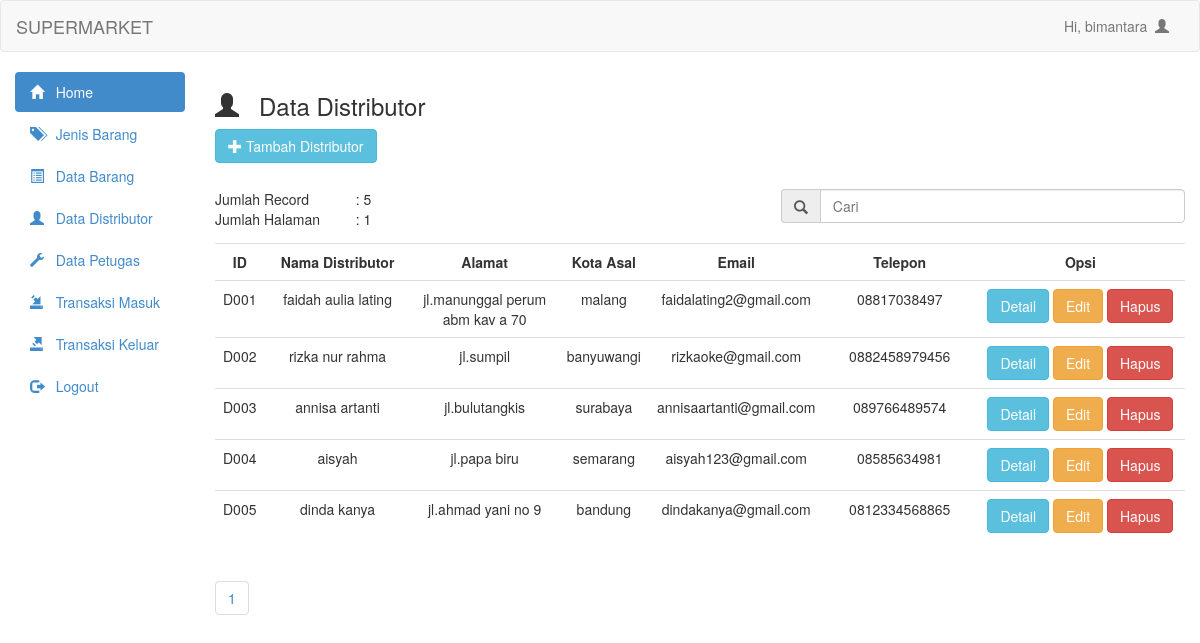
Page /admin/distributor_data.php (signed in) on the committed database.
### tables this page shows
CREATE TABLE `tbldistributor` (
  `id_distributor` varchar(10) NOT NULL,
  `nama_distributor` varchar(100) NOT NULL,
  `alamat` text NOT NULL,
  `kota_asal` varchar(100) NOT NULL,
  `email` varchar(100) NOT NULL,
  `telepon` varchar(15) NOT NULL
);

### admin/distributor_data.php (the view, shortened to what this page needs)
<?php
    include "header.php";
    $distributor = mysqli_query($connect, "SELECT * from tbldistributor order by id_distributor asc");
?>
<!DOCTYPE html>
<html lang="en">
<head>
</head>
<body>
    <h3><span class="glyphicon glyphicon-user"></span> &nbsp Data Distributor</h3>
    <button style="margin-bottom:20px" data-toggle="modal" data-target="#myModal" class="btn btn-info col-md-2"><span class="glyphicon glyphicon-plus"></span> Tambah Distributor</button>
    <br/>
    <br/>
    <br/>
    <?php
        $per_hal = 5;
        $jumlah_record = mysqli_query($connect, "SELECT COUNT(*) from tbldistributor");
        $jum = mysqli_fetch_array($jumlah_record, MYSQLI_NUM);
        $halaman = ceil($jum[0] / $per_hal);
        $page = (isset($_GET['page'])) ? (int) $_GET['page'] : 1;
        $start = ($page - 1) * $per_hal;
    ?>
    <table class="col-md-2">
            <tr>
                <td>Jumlah Record</td>
                <td><?php echo ": ".$jum[0]; ?></td>
            </tr>
            <tr>
                <td>Jumlah Halaman</td>
                <td><?php echo ": ".$halaman; ?></td>
            </tr>
    </table>
    <form action="distributor_search.php" method="get">
        <div class="input-group col-md-5 col-md-offset-7">
            <span class="input-group-addon" id="basic-addon1"><span class="glyphicon glyphicon-search"></span></span>
            <input type="text" class="form-control" placeholder="Cari" aria-describedby="basic-addon1"
                name="cari">
        </div>
    </form>
    <br />
    <table class="table table-hover">
        <tr>
            <th class="col-md-1/2"><center>ID</th>
            <th class="col-md-2"><center>Nama Distributor</th>
            <th class="col-md-2"><center>Alamat</th>
            <th class="col-md-1"><center>Kota Asal</th>
            <th class="col-md-2"><center>Email</th>
            <th class="col-md-2"><center>Telepon</th>
            <th class="col-md-4"><center>Opsi</th>
        </tr>
        <?php
            if (isset($_GET['cari'])) {
                $cari = mysqli_real_escape_string($connect, $_GET['cari']);
                $distributor = mysqli_query($connect, "select * from tbldistributor where nama_distributor like '%$cari%'");
            }
            else {
                $distributor = mysqli_query($connect, "select * from tbldistributor limit $start, $per_hal");
            }
            while ($data_distributor = mysqli_fetch_array($distributor)) {
        ?>
        <tr>
            <td><center><?php echo $data_distributor['id_distributor']?></td>
            <td><center><?php echo $data_distributor['nama_distributor'] ?></td>
            <td><center><?php echo $data_distributor['alamat'] ?></td>
            <td><center><?php echo $data_distributor['kota_asal'] ?></td>
            <td><center><?php echo $data_distributor['email'] ?></td>
            <td><center><?php echo $data_distributor['telepon'] ?></td>
            <td><center>
                <a href="distributor_detail.php?id_distributor=<?php echo $data_distributor['id_distributor']; ?>" class="btn btn-info">Detail</a>
                <a href="distributor_update.php?id_distributor=<?php echo $data_distributor['id_distributor']; ?>" class="btn btn-warning">Edit</a>
                <a onclick="if(confirm('Apakah anda yakin ingin menghapus data <?php echo $data_distributor['id_distributor']; ?>??')){ location.href='distributor_delete.php?id_distributor=<?php echo $data_distributor['id_distributor']; ?>' }" class="btn btn-danger">Hapus</a>
            </td>
        </tr>
        <?php
        }
        ?>
    </table>
    <ul class="pagination">
        <?php
        for ($x = 1; $x <= $halaman; $x++) {
            ?>
        <li><a href="?page=<?php echo $x ?>"><?php echo $x ?></a></li>
        <?php
        }
        ?>
    </ul>
</body>
</html>

### rows in the picture
tbldistributor: id_distributor "D001", nama_distributor "faidah aulia lating", alamat "jl.manunggal perum abm kav a 70", kota_asal "malang", email "faidalating2@gmail.com", telepon "08817038497"
tbldistributor: id_distributor "D002", nama_distributor "rizka nur rahma", alamat "jl.sumpil", kota_asal "banyuwangi", email "rizkaoke@gmail.com", telepon "0882458979456"
tbldistributor: id_distributor "D003", nama_distributor "annisa artanti", alamat "jl.bulutangkis", kota_asal "surabaya", email "annisaartanti@gmail.com", telepon "089766489574"
tbldistributor: id_distributor "D004", nama_distributor "aisyah", alamat "jl.papa biru", kota_asal "semarang", email "aisyah123@gmail.com", telepon "08585634981"
tbldistributor: id_distributor "D005", nama_distributor "dinda kanya", alamat "jl.ahmad yani no 9", kota_asal "bandung", email "dindakanya@gmail.com", telepon "0812334568865"

### other values in the picture
$_SESSION['user'] "bimantara"
$jum[0] "5"
$halaman "1"
